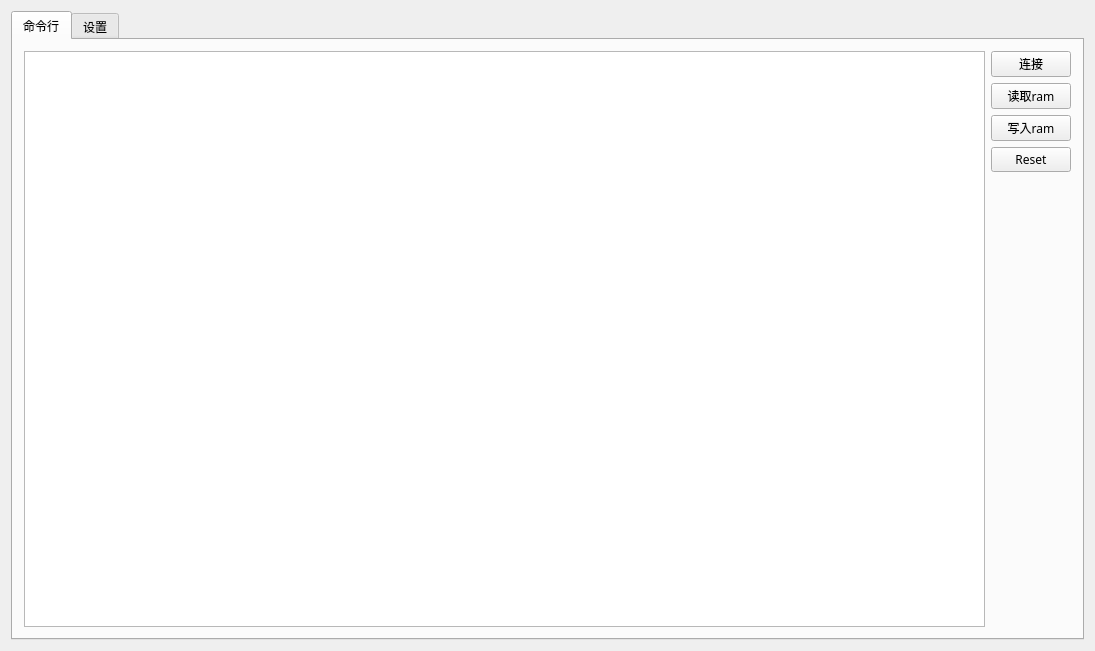
<?xml version="1.0" encoding="UTF-8"?>
<ui version="4.0">
 <class>GdbWidget</class>
 <widget class="QWidget" name="GdbWidget">
  <property name="geometry">
   <rect>
    <x>0</x>
    <y>0</y>
    <width>1095</width>
    <height>651</height>
   </rect>
  </property>
  <property name="font">
   <font>
    <family>微软雅黑</family>
    <pointsize>10</pointsize>
   </font>
  </property>
  <property name="windowTitle">
   <string>Bottod Shell</string>
  </property>
  <layout class="QVBoxLayout" name="verticalLayout">
   <item>
    <widget class="QTabWidget" name="tabWidget">
     <property name="font">
      <font>
       <pointsize>9</pointsize>
      </font>
     </property>
     <property name="tabletTracking">
      <bool>false</bool>
     </property>
     <property name="acceptDrops">
      <bool>false</bool>
     </property>
     <property name="currentIndex">
      <number>0</number>
     </property>
     <widget class="QWidget" name="tab_UI">
      <attribute name="title">
       <string>命令行</string>
      </attribute>
      <layout class="QGridLayout" name="gridLayout_4">
       <item row="0" column="0" rowspan="5">
        <widget class="QTextEdit" name="tEdit_shell">
         <property name="font">
          <font>
           <family>Consolas</family>
           <pointsize>10</pointsize>
           <weight>75</weight>
           <bold>true</bold>
          </font>
         </property>
         <property name="cursor" stdset="0">
          <cursorShape>IBeamCursor</cursorShape>
         </property>
        </widget>
       </item>
       <item row="0" column="1">
        <widget class="QPushButton" name="pushButton">
         <property name="text">
          <string>连接</string>
         </property>
        </widget>
       </item>
       <item row="1" column="1">
        <widget class="QPushButton" name="pushButton_2">
         <property name="text">
          <string>读取ram</string>
         </property>
        </widget>
       </item>
       <item row="2" column="1">
        <widget class="QPushButton" name="pushButton_3">
         <property name="text">
          <string>写入ram</string>
         </property>
        </widget>
       </item>
       <item row="3" column="1">
        <widget class="QPushButton" name="pushButton_4">
         <property name="text">
          <string>Reset</string>
         </property>
        </widget>
       </item>
      </layout>
     </widget>
     <widget class="QWidget" name="tab_Set">
      <attribute name="title">
       <string>设置</string>
      </attribute>
      <layout class="QGridLayout" name="gridLayout_3">
       <item row="0" column="0">
        <layout class="QHBoxLayout" name="horizontalLayout">
         <item>
          <widget class="QLabel" name="label_colorlist">
           <property name="text">
            <string>字体颜色:</string>
           </property>
          </widget>
         </item>
         <item>
          <widget class="QComboBox" name="cBox_ColorList">
           <item>
            <property name="text">
             <string>RED</string>
            </property>
           </item>
           <item>
            <property name="text">
             <string>WHITE</string>
            </property>
           </item>
           <item>
            <property name="text">
             <string>BLUE</string>
            </property>
           </item>
           <item>
            <property name="text">
             <string>GREEN</string>
            </property>
           </item>
           <item>
            <property name="text">
             <string>YELLOW</string>
            </property>
           </item>
          </widget>
         </item>
         <item>
          <spacer name="horizontalSpacer_8">
           <property name="orientation">
            <enum>Qt::Horizontal</enum>
           </property>
           <property name="sizeHint" stdset="0">
            <size>
             <width>40</width>
             <height>20</height>
            </size>
           </property>
          </spacer>
         </item>
        </layout>
       </item>
       <item row="3" column="0">
        <layout class="QHBoxLayout" name="horizontalLayout_6">
         <item>
          <spacer name="horizontalSpacer_2">
           <property name="orientation">
            <enum>Qt::Horizontal</enum>
           </property>
           <property name="sizeHint" stdset="0">
            <size>
             <width>40</width>
             <height>20</height>
            </size>
           </property>
          </spacer>
         </item>
         <item>
          <widget class="QPushButton" name="pButton_delquickCompelat">
           <property name="text">
            <string>删除当前</string>
           </property>
          </widget>
         </item>
         <item>
          <spacer name="horizontalSpacer">
           <property name="orientation">
            <enum>Qt::Horizontal</enum>
           </property>
           <property name="sizeHint" stdset="0">
            <size>
             <width>40</width>
             <height>20</height>
            </size>
           </property>
          </spacer>
         </item>
         <item>
          <widget class="QPushButton" name="pButton_AddquickCompelat">
           <property name="text">
            <string>应用</string>
           </property>
           <property name="shortcut">
            <string extracomment="应用快速补全Alt+S ">Alt+S</string>
           </property>
          </widget>
         </item>
         <item>
          <spacer name="horizontalSpacer_3">
           <property name="orientation">
            <enum>Qt::Horizontal</enum>
           </property>
           <property name="sizeHint" stdset="0">
            <size>
             <width>40</width>
             <height>20</height>
            </size>
           </property>
          </spacer>
         </item>
        </layout>
       </item>
       <item row="1" column="0">
        <layout class="QHBoxLayout" name="horizontalLayout_4">
         <item>
          <widget class="QLabel" name="lable_quickCompelatList">
           <property name="text">
            <string>快捷补全列表</string>
           </property>
          </widget>
         </item>
         <item>
          <spacer name="horizontalSpacer_6">
           <property name="orientation">
            <enum>Qt::Horizontal</enum>
           </property>
           <property name="sizeHint" stdset="0">
            <size>
             <width>40</width>
             <height>20</height>
            </size>
           </property>
          </spacer>
         </item>
         <item>
          <widget class="QCheckBox" name="checkBox_caseSensitive">
           <property name="text">
            <string>大小写敏感</string>
           </property>
          </widget>
         </item>
         <item>
          <spacer name="horizontalSpacer_7">
           <property name="orientation">
            <enum>Qt::Horizontal</enum>
           </property>
           <property name="sizeHint" stdset="0">
            <size>
             <width>40</width>
             <height>20</height>
            </size>
           </property>
          </spacer>
         </item>
        </layout>
       </item>
       <item row="2" column="0">
        <widget class="QPlainTextEdit" name="plaintEdit_quickCompleat">
         <property name="centerOnScroll">
          <bool>false</bool>
         </property>
        </widget>
       </item>
      </layout>
     </widget>
    </widget>
   </item>
  </layout>
 </widget>
 <layoutdefault spacing="6" margin="11"/>
 <tabstops>
  <tabstop>tEdit_shell</tabstop>
 </tabstops>
 <resources/>
 <connections/>
</ui>
